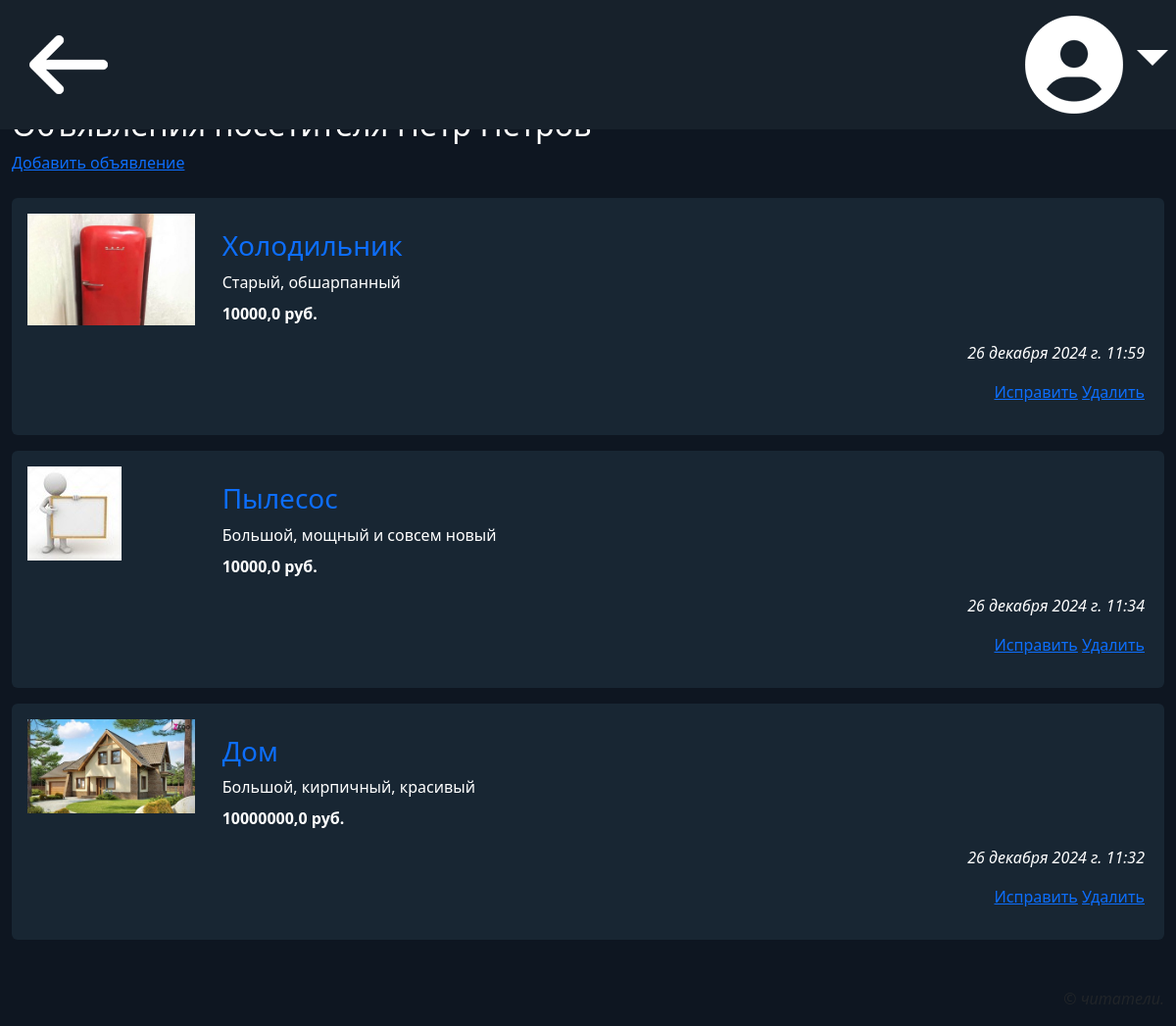
/accounts/profile/ (signed in), run on the app's committed database.
### main/models.py (models this page shows, shortened)
class Bb(models.Model):
    rubric = models.ForeignKey(SubRubric, on_delete=models.PROTECT,
                                          verbose_name='Рубрика')
    title = models.CharField(max_length=40, verbose_name='Товар')
    content = models.TextField(verbose_name='Описание')
    price = models.FloatField(default=0, verbose_name='Цена')
    contacts = models.TextField(verbose_name='Контакты')
    image = models.ImageField(blank=True, upload_to=get_timestamp_path,
                              verbose_name='Изображение')
    author = models.ForeignKey(AdvUser, on_delete=models.CASCADE,
                               verbose_name='Автор объявления')
    is_active = models.BooleanField(default=True, db_index=True,
                                    verbose_name='Выводить в списке?')
    created_at = models.DateTimeField(auto_now_add=True, db_index=True,
                                      verbose_name='Опубликовано')
    class Meta:
        verbose_name_plural = 'Объявления'
        verbose_name = 'Объявление'
        ordering = ('-created_at',)

### main/views.py (the view)
# urls.py: path('accounts/profile/', profile, name='profile'),
@login_required
def profile(request):
    bbs = Bb.objects.filter(author=request.user.pk)
    context = {'bbs': bbs}
    return render(request, 'main/profile.html', context)

### main/models.py (called while the page is built)
    def get_queryset(self):
        return super().get_queryset().filter(super_rubric__isnull=False)

### main/templates/main/profile.html (shortened to what this page needs)
{% extends 'layouts/basic.html' %}
{% load thumbnail static %}
{% block content %}
    <h2>Объявления посетителя
    </h2>
    <p><a href="{% url 'main:profile_bb_add' %}">Добавить объявление</a></p>
    {% if bbs %}
        <section class="vstack gap-3 mt-4 mb-4">
            {% for bb in bbs %}
                <article class="card">
                    {% url 'main:profile_bb_detail' pk=bb.pk as url %}
                    <div class="row p-3">
                        <a class="col-md-2" href="{{ url }}">
                            {% if bb.image %}
                                <img class="img-fluid" src="{% thumbnail bb.image 'default' %}">
                            {% else %}
                                <img class="img-fluid" src="{% static 'main/empty.jpg' %}">
                            {% endif %}
                        </a>
                        <div class="col-md-10 card-body">
                            <h3 class="card-title"><a href="{{ url }}">{{ bb.title }}</a></h3>
                            <div class="card-text mb-2">{{ bb.content }}</div>
                            <p class="card-text fw-bold">{{ bb.price }} руб.</p>
                            <p class="card-text text-end fst-italic">{{ bb.created_at }}</p>
                            <p class="card-text text-end">
                                <a href="{% url 'main:profile_bb_edit' pk=bb.pk %}">Исправить</a>
                                <a href="{% url 'main:profile_bb_delete' pk=bb.pk %}">Удалить</a>
                            </p>
                        </div>
                    </div>
                </article>
            {% endfor %}
        </section>
    {% endif %}
{% endblock %}

### data on the page
Bb: image (picture), title "Холодильник", content "Старый, обшарпанный", price "10000,0", created_at "26 декабря 2024 г. 11:59"
Bb: title "Пылесос", content "Большой, мощный и совсем новый", price "10000,0", created_at "26 декабря 2024 г. 11:34"
Bb: image (picture), title "Дом", content "Большой, кирпичный, красивый", price "10000000,0", created_at "26 декабря 2024 г. 11:32"
